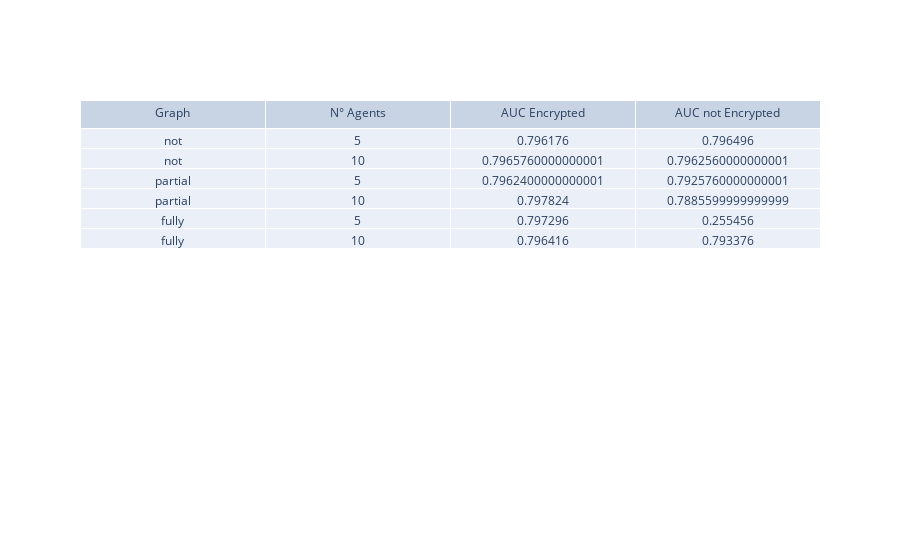

The notebook cell saved with this chart:
### Markdown cell above
### AUC

### Code cell
auc = pd.read_csv('/home/simone/PycharmProjects/cPDS/logs/Data4/auc.csv', names=['nodes', 'graph', 'auc'])

auc['enc'] = 0
for index, row in auc.iterrows():
    if index%2==0:
        auc['enc'].iloc[index] = 'y'
    else:
        auc['enc'].iloc[index] = 'n'


auc_not_n = auc[(auc['graph']==0.1) & (auc['enc']=='n')].copy()
auc_partial_n = auc[(auc['graph']==0.5) & (auc['enc']=='n')].copy()
auc_fully_n = auc[(auc['graph']==1) & (auc['enc']=='n')].copy()

auc_not_n.rename(columns={"auc": "auc_n"}, inplace=True)
auc_partial_n.rename(columns={"auc": "auc_n"}, inplace=True)
auc_fully_n.rename(columns={"auc": "auc_n"}, inplace=True)

auc_not_y = auc[(auc['graph']==0.1) & (auc['enc']=='y')].copy()
auc_partial_y = auc[(auc['graph']==0.5) & (auc['enc']=='y')].copy()
auc_fully_y = auc[(auc['graph']==1) & (auc['enc']=='y')].copy()

auc_not_y['auc_n'] = auc_not_n['auc_n'].values
auc_partial_y['auc_n'] = auc_partial_n['auc_n'].values
auc_fully_y['auc_n'] = auc_fully_n['auc_n'].values


frames = [auc_not_y, auc_partial_y, auc_fully_y]
result = pd.concat(frames)

result.loc[result['graph'] == 0.1, 'graph'] = 'not'
result.loc[result['graph'] == 0.5, 'graph'] = 'partial'
result.loc[result['graph'] == 1, 'graph'] = 'fully'

fig = go.Figure(data=[go.Table(header=dict(values=['Graph', 'N° Agents', 'AUC Encrypted', 'AUC not Encrypted']),
                               cells=dict(values=[result['graph'], result['nodes'], result['auc'], result['auc_n']]))])
fig.show()

### Figure 1 — Plotly figure (JSON) as saved in the notebook; plotly's stock layout.template omitted (floating-point values rounded to 4 significant figures)
{"data": [{"cells": {"values": [["not", "not", "partial", "partial", "fully", "fully"], [5, 10, 5, 10, 5, 10], [0.7962, 0.7966, 0.7962, 0.7978, 0.7973, 0.7964], [0.7965, 0.7963, 0.7926, 0.7886, 0.2555, 0.7934]]}, "header": {"values": ["Graph", "N° Agents", "AUC Encrypted", "AUC not Encrypted"]}, "type": "table"}], "layout": {}}
